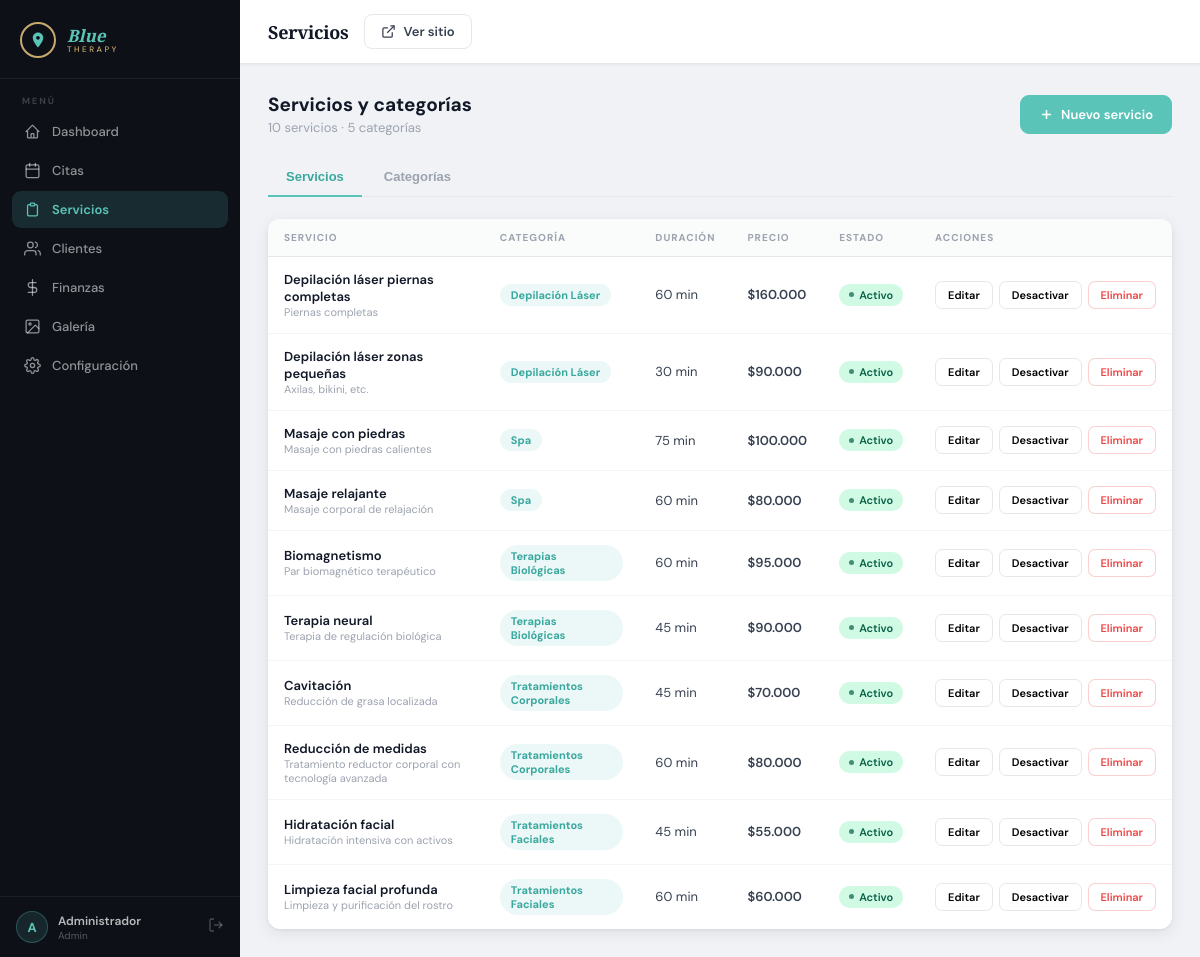
Screenshot of /admin/services.php (signed in) with the database file from the repository.
### tables this page shows
CREATE TABLE services (
    id            INT UNSIGNED AUTO_INCREMENT PRIMARY KEY,
    category_id   INT UNSIGNED      NOT NULL,
    name          VARCHAR(150)      NOT NULL,
    description   TEXT,
    duration_min  SMALLINT UNSIGNED NOT NULL DEFAULT 60 COMMENT 'Duración en minutos',
    price         DECIMAL(10,2)     NOT NULL DEFAULT 0.00,
    active        TINYINT(1)        NOT NULL DEFAULT 1,
    FOREIGN KEY (category_id) REFERENCES categories(id) ON DELETE RESTRICT
);

CREATE TABLE categories (
    id          INT UNSIGNED AUTO_INCREMENT PRIMARY KEY,
    name        VARCHAR(100) NOT NULL,
    description TEXT,
    icon        VARCHAR(100),
    active      TINYINT(1)   NOT NULL DEFAULT 1
);

### includes/session.php (called while the page is built, shortened)
<?php
function currentUser(): ?array {
    return $_SESSION['user'] ?? null;
}

### includes/functions.php (called while the page is built, shortened)
<?php
function e(mixed $value): string {
    return htmlspecialchars((string)$value, ENT_QUOTES | ENT_HTML5, 'UTF-8');
}
function formatPrice(float $amount): string {
    return '$' . number_format($amount, 0, ',', '.');
}

### admin/services.php (the view, shortened to what this page needs)
<?php
require_once __DIR__ . '/../includes/session.php';
require_once __DIR__ . '/../includes/functions.php';
$db = getDB();
$tab        = $_GET['tab'] ?? 'services';
$categories = $db->query("SELECT * FROM categories ORDER BY name")->fetchAll();
$services   = $db->query("
    SELECT s.*, c.name AS category_name
    FROM services s JOIN categories c ON s.category_id = c.id
    ORDER BY c.name, s.name")->fetchAll();
$pageTitle  = 'Servicios';
$activePage = 'services';
require_once __DIR__ . '/../includes/admin_layout.php';
?>
<div class="page-head">
  <div>
    <h2>Servicios y categorías</h2>
    <p><?= count($services) ?> servicios · <?= count($categories) ?> categorías</p>
  </div>
  <button class="btn btn-primary" id="addBtn">
    <svg viewBox="0 0 24 24" fill="none" stroke="currentColor" stroke-width="2.5"><line x1="12" y1="5" x2="12" y2="19"/><line x1="5" y1="12" x2="19" y2="12"/></svg>
    <span id="addBtnLabel">Nuevo servicio</span>
  </button>
</div>
<div class="tabs">
  <button class="tab <?= $tab==='services'?'active':'' ?>"   onclick="location='?tab=services'">Servicios</button>
  <button class="tab <?= $tab==='categories'?'active':'' ?>" onclick="location='?tab=categories'">Categorías</button>
</div>
<div class="card" id="panel-services" style="<?= $tab==='services'?'':'display:none' ?>">
  <div class="card-body--flush">
    <?php if (empty($services)): ?>
      <div class="empty-state"><div class="empty-state-icon">💆</div><div class="empty-state-title">Sin servicios</div><div class="empty-state-desc">Crea tu primer servicio.</div></div>
    <?php else: ?>
      <div class="table-wrap">
        <table class="data-table">
          <thead><tr><th>Servicio</th><th>Categoría</th><th>Duración</th><th>Precio</th><th>Estado</th><th>Acciones</th></tr></thead>
          <tbody>
          <?php foreach ($services as $s): ?>
            <tr style="<?= $s['active'] ? '' : 'opacity:.55' ?>">
              <td>
                <div class="client-name"><?= e($s['name']) ?></div>
                <?php if ($s['description']): ?><div class="client-phone" style="max-width:280px;white-space:normal"><?= e($s['description']) ?></div><?php endif; ?>
              </td>
              <td><span class="pill"><?= e($s['category_name']) ?></span></td>
              <td><?= (int)$s['duration_min'] ?> min</td>
              <td style="font-weight:600"><?= formatPrice((float)$s['price']) ?></td>
              <td><?= $s['active'] ? '<span class="badge badge-confirmed">Activo</span>' : '<span class="badge badge-cancelled">Inactivo</span>' ?></td>
              <td>
                <div class="action-btns">
                  <button class="btn-action" onclick='editService(<?= json_encode($s, JSON_HEX_APOS|JSON_HEX_QUOT) ?>)'>Editar</button>
                  <form method="POST" style="display:inline">
                    <button class="btn-action"><?= $s['active'] ? 'Desactivar' : 'Activar' ?></button>
                  </form>
                  <form method="POST" style="display:inline">
                    <button class="btn-action btn-action-cancel" onclick="return confirm('¿Eliminar servicio?')">Eliminar</button>
                  </form>
                </div>
              </td>
            </tr>
          <?php endforeach; ?>
          </tbody>
        </table>
      </div>
    <?php endif; ?>
  </div>
</div>
<?php require_once __DIR__ . '/../includes/admin_footer.php'; ?>

### includes/admin_layout.php (shortened to what this page needs)
<?php
require_once __DIR__ . '/../includes/session.php';
require_once __DIR__ . '/../includes/functions.php';
$currentUser = currentUser();
$pageTitle   ??= 'Panel Admin';
$activePage  ??= '';
$navItems = [
    ['slug' => 'dashboard',    'label' => 'Dashboard',    'href' => '/Blue/admin/',               'icon' => '<path d="M3 12l2-2m0 0l7-7 7 7M5 10v10a1 1 0 001 1h3m10-11l2 2m-2-2v10a1 1 0 01-1 1h-3m-6 0a1 1 0 001-1v-4a1 1 0 011-1h2a1 1 0 011 1v4a1 1 0 001 1m-6 0h6"/>'],
    ['slug' => 'appointments', 'label' => 'Citas',        'href' => '/Blue/admin/appointments.php','icon' => '<rect x="3" y="4" width="18" height="18" rx="2"/><line x1="16" y1="2" x2="16" y2="6"/><line x1="8" y1="2" x2="8" y2="6"/><line x1="3" y1="10" x2="21" y2="10"/>'],
    ['slug' => 'services',     'label' => 'Servicios',    'href' => '/Blue/admin/services.php',    'icon' => '<path d="M9 5H7a2 2 0 00-2 2v12a2 2 0 002 2h10a2 2 0 002-2V7a2 2 0 00-2-2h-2"/><rect x="9" y="3" width="6" height="4" rx="1"/>'],
    ['slug' => 'clients',      'label' => 'Clientes',     'href' => '/Blue/admin/clients.php',     'icon' => '<path d="M17 21v-2a4 4 0 00-4-4H5a4 4 0 00-4 4v2"/><circle cx="9" cy="7" r="4"/><path d="M23 21v-2a4 4 0 00-3-3.87"/><path d="M16 3.13a4 4 0 010 7.75"/>'],
    ['slug' => 'finances',     'label' => 'Finanzas',     'href' => '/Blue/admin/finances.php',    'icon' => '<line x1="12" y1="1" x2="12" y2="23"/><path d="M17 5H9.5a3.5 3.5 0 000 7h5a3.5 3.5 0 010 7H6"/>'],
    ['slug' => 'gallery',      'label' => 'Galería',      'href' => '/Blue/admin/gallery.php',     'icon' => '<rect x="3" y="3" width="18" height="18" rx="2"/><circle cx="8.5" cy="8.5" r="1.5"/><polyline points="21 15 16 10 5 21"/>'],
    ['slug' => 'settings',     'label' => 'Configuración','href' => '/Blue/admin/settings.php',    'icon' => '<circle cx="12" cy="12" r="3"/><path d="M19.4 15a1.65 1.65 0 00.33 1.82l.06.06a2 2 0 010 2.83 2 2 0 01-2.83 0l-.06-.06a1.65 1.65 0 00-1.82-.33 1.65 1.65 0 00-1 1.51V21a2 2 0 01-4 0v-.09A1.65 1.65 0 009 19.4a1.65 1.65 0 00-1.82.33l-.06.06a2 2 0 01-2.83-2.83l.06-.06A1.65 1.65 0 004.68 15a1.65 1.65 0 00-1.51-1H3a2 2 0 010-4h.09A1.65 1.65 0 004.6 9a1.65 1.65 0 00-.33-1.82l-.06-.06a2 2 0 012.83-2.83l.06.06A1.65 1.65 0 009 4.68a1.65 1.65 0 001-1.51V3a2 2 0 014 0v.09a1.65 1.65 0 001 1.51 1.65 1.65 0 001.82-.33l.06-.06a2 2 0 012.83 2.83l-.06.06A1.65 1.65 0 0019.4 9a1.65 1.65 0 001.51 1H21a2 2 0 010 4h-.09a1.65 1.65 0 00-1.51 1z"/>'],
];
?>
<!DOCTYPE html>
<html lang="es">
<head>
  <link rel="stylesheet" href="/Blue/assets/css/admin.css">
</head>
<body>
<div class="admin-wrap">
<aside class="admin-sidebar" id="adminSidebar">
  <div class="sidebar-logo">
    <div class="sidebar-logo-mark">
      <svg viewBox="0 0 24 24" fill="#5bc4b8"><path d="M12 2C8.13 2 5 5.13 5 9c0 5.25 7 13 7 13s7-7.75 7-13c0-3.87-3.13-7-7-7zm0 9.5c-1.38 0-2.5-1.12-2.5-2.5S10.62 6.5 12 6.5s2.5 1.12 2.5 2.5S13.38 11.5 12 11.5z"/></svg>
    </div>
    <div class="sidebar-logo-text">
      <div class="sidebar-logo-blue">Blue</div>
      <div class="sidebar-logo-therapy">Therapy</div>
    </div>
  </div>
  <div class="sidebar-section">
    <div class="sidebar-section-label">Menú</div>
    <?php foreach ($navItems as $item): ?>
      <a href="<?= $item['href'] ?>"
         class="sidebar-link <?= $activePage === $item['slug'] ? 'active' : '' ?>">
        <svg width="17" height="17" viewBox="0 0 24 24" fill="none" stroke="currentColor" stroke-width="1.8" stroke-linecap="round" stroke-linejoin="round">
          <?= $item['icon'] ?>
        </svg>
        <?= $item['label'] ?>
      </a>
    <?php endforeach; ?>
  </div>
  <div class="sidebar-user">
    <div class="sidebar-user-avatar">
      <?= mb_substr($currentUser['name'] ?? 'A', 0, 1) ?>
    </div>
    <div>
      <div class="sidebar-user-name"><?= e($currentUser['name'] ?? '') ?></div>
      <div class="sidebar-user-role"><?= e($currentUser['role'] ?? '') ?></div>
    </div>
    <a href="/Blue/logout.php" class="sidebar-logout" title="Cerrar sesión">
      <svg viewBox="0 0 24 24" fill="none" stroke="currentColor" stroke-width="2"><path d="M9 21H5a2 2 0 01-2-2V5a2 2 0 012-2h4"/><polyline points="16 17 21 12 16 7"/><line x1="21" y1="12" x2="9" y2="12"/></svg>
    </a>
  </div>
</aside>
<div class="admin-main">
  <header class="admin-topbar">
    <div>
      <div class="topbar-title"><?= e($pageTitle) ?></div>
    </div>
    <div class="topbar-actions">
      <a href="/Blue/" target="_blank" class="topbar-btn" title="Ver sitio público">
        <svg width="15" height="15" viewBox="0 0 24 24" fill="none" stroke="currentColor" stroke-width="2"><path d="M18 13v6a2 2 0 01-2 2H5a2 2 0 01-2-2V8a2 2 0 012-2h6"/><polyline points="15 3 21 3 21 9"/><line x1="10" y1="14" x2="21" y2="3"/></svg>
        <span class="topbar-btn-text">Ver sitio</span>
      </a>
    </div>
  </header>
  <main class="admin-content">

### includes/admin_footer.php (shortened to what this page needs)
  </main>
</div>
</div>
</body>
</html>

### rows the page displays
services: name "Depilación láser piernas completas", description "Piernas completas", category.name "Depilación Láser", duration_min "60", price "$160.000", active "Activo"
services: name "Depilación láser zonas pequeñas", description "Axilas, bikini, etc.", category.name "Depilación Láser", duration_min "30", price "$90.000", active "Activo"
services: name "Masaje con piedras", description "Masaje con piedras calientes", category.name "Spa", duration_min "75", price "$100.000", active "Activo"
services: name "Masaje relajante", description "Masaje corporal de relajación", category.name "Spa", duration_min "60", price "$80.000", active "Activo"
services: name "Biomagnetismo", description "Par biomagnético terapéutico", category.name "Terapias Biológicas", duration_min "60", price "$95.000", active "Activo"
services: name "Terapia neural", description "Terapia de regulación biológica", category.name "Terapias Biológicas", duration_min "45", price "$90.000", active "Activo"
services: name "Cavitación", description "Reducción de grasa localizada", category.name "Tratamientos Corporales", duration_min "45", price "$70.000", active "Activo"
services: name "Reducción de medidas", description "Tratamiento reductor corporal con tecnología avanzada", category.name "Tratamientos Corporales", duration_min "60", price "$80.000", active "Activo"
services: name "Hidratación facial", description "Hidratación intensiva con activos", category.name "Tratamientos Faciales", duration_min "45", price "$55.000", active "Activo"
services: name "Limpieza facial profunda", description "Limpieza y purificación del rostro", category.name "Tratamientos Faciales", duration_min "60", price "$60.000", active "Activo"

### other values shown
$item['label'] "Dashboard"
$item['label'] "Citas"
$item['label'] "Servicios"
$item['label'] "Clientes"
$item['label'] "Finanzas"
$item['label'] "Galería"
$item['label'] "Configuración"
mb_substr($currentUser['name'] ?? 'A', 0, 1) "A"
$currentUser['name'] "Administrador"
$currentUser['role'] "Admin"
$pageTitle "Servicios"
count($services) "10"
count($categories) "5"
